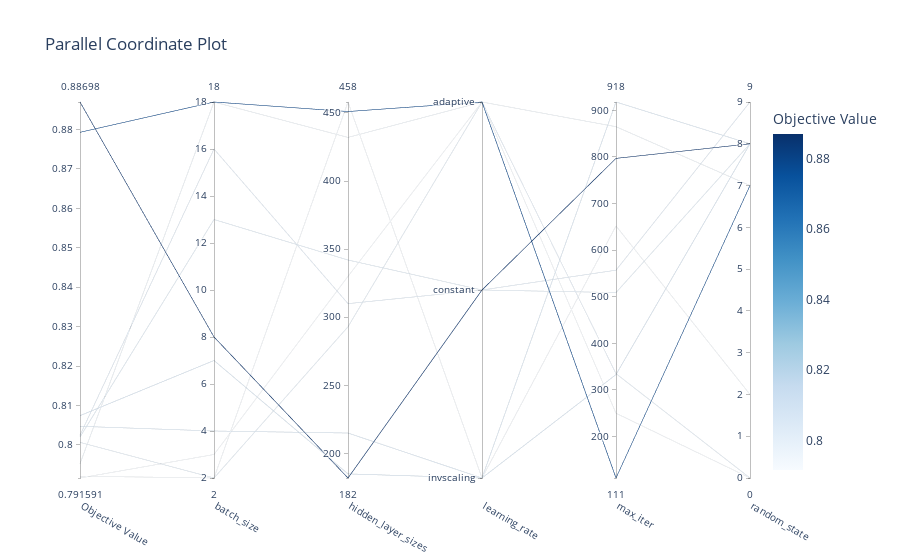

The notebook cell saved with this chart:
### Code cell
from matplotlib import pyplot as plt
fig_study = optuna.visualization.plot_parallel_coordinate(study, params=["hidden_layer_sizes", "learning_rate","random_state","max_iter","batch_size"])
fig_study.show()

### Figure 1 — Plotly figure (JSON) as saved in the notebook; plotly's stock layout.template omitted (floating-point values rounded to 4 significant figures)
{"data": [{"dimensions": [{"label": "Objective Value", "range": [0.7916, 0.887], "values": [0.8047, 0.802, 0.7952, 0.7916, 0.792, 0.8074, 0.8024, 0.8793, 0.8006, 0.887]}, {"label": "batch_size", "range": [2, 18], "values": [4, 13, 18, 3, 2, 7, 16, 18, 2, 8]}, {"label": "hidden_layer_sizes", "range": [182, 458], "values": [215, 342, 432, 330, 458, 185, 310, 451, 293, 182]}, {"label": "learning_rate", "range": [0, 2], "ticktext": ["invscaling", "constant", "adaptive"], "tickvals": [0, 1, 2], "values": [0, 1, 2, 2, 0, 0, 1, 2, 2, 1]}, {"label": "max_iter", "range": [111, 918], "values": [918, 509, 865, 250, 652, 333, 557, 111, 335, 797]}, {"label": "random_state", "range": [0, 9], "values": [8, 8, 7, 0, 2, 8, 9, 7, 0, 8]}], "labelangle": 30, "labelside": "bottom", "line": {"color": [0.8047, 0.802, 0.7952, 0.7916, 0.792, 0.8074, 0.8024, 0.8793, 0.8006, 0.887], "colorbar": {"title": {"text": "Objective Value"}}, "colorscale": [[0, "rgb(247,251,255)"], [0.125, "rgb(222,235,247)"], [0.25, "rgb(198,219,239)"], [0.375, "rgb(158,202,225)"], [0.5, "rgb(107,174,214)"], [0.625, "rgb(66,146,198)"], [0.75, "rgb(33,113,181)"], [0.875, "rgb(8,81,156)"], [1, "rgb(8,48,107)"]], "reversescale": false, "showscale": true}, "type": "parcoords"}], "layout": {"title": {"text": "Parallel Coordinate Plot"}}}
